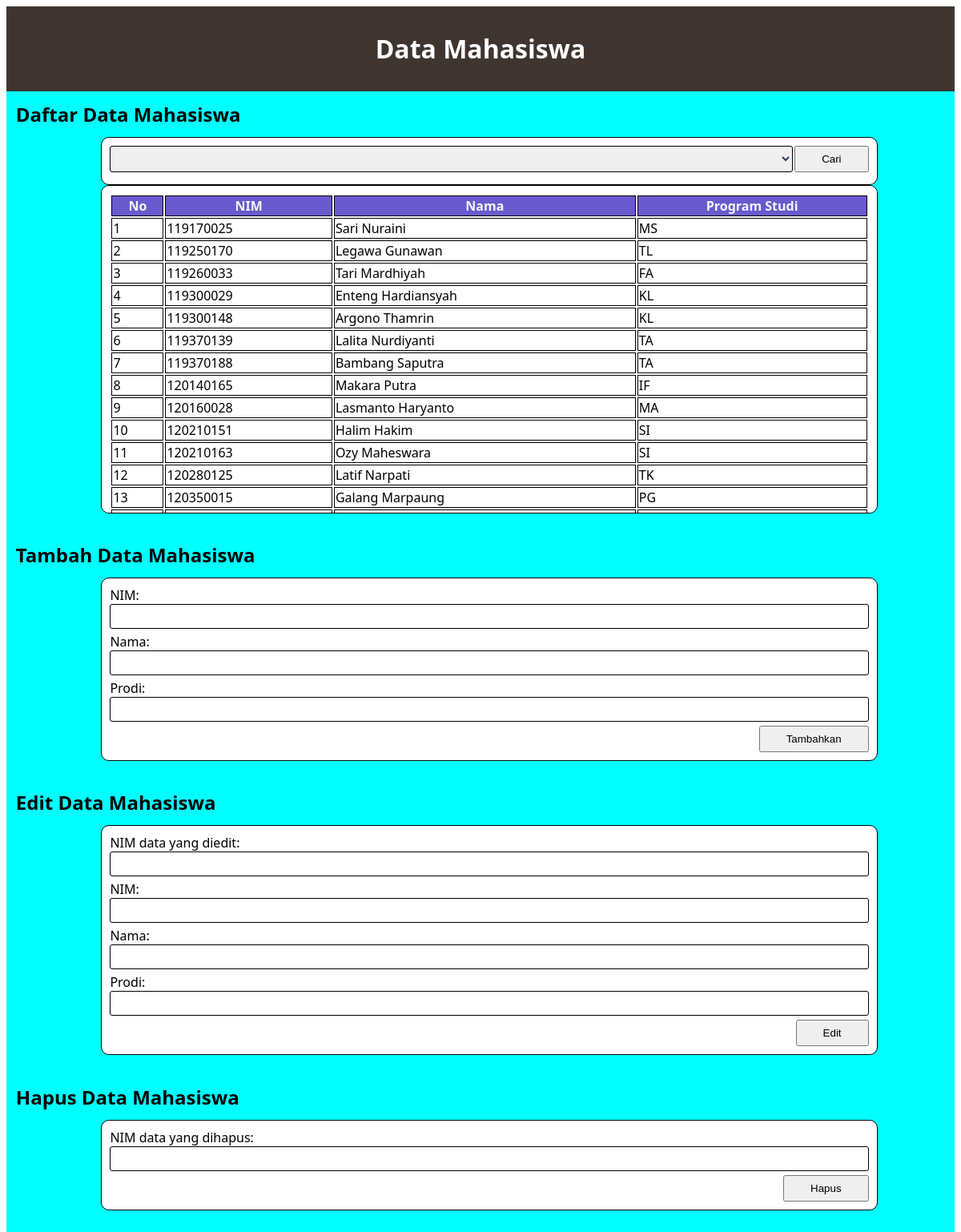
The page / on the database its author committed.
### tables this page shows
CREATE TABLE `mhs` (
  `nim` int(9) NOT NULL,
  `nama` varchar(100) NOT NULL,
  `prodi` varchar(2) NOT NULL
);

### index.php (the view, shortened to what this page needs)
<!DOCTYPE html>
<html lang="en">
<head>
    <link rel="stylesheet" href="style.css" />
</head>
<body>
    <div class="all">
        <div class="header">
            <h1>Data Mahasiswa</h1>
        </div>
        <div class="post">
            <h2>Daftar Data Mahasiswa</h2>
            <div class="post">
            <div class="form">
                <form action="" method="get">
                    <select name="search" class="in2" />
                        <option value=""></option>
                        <option value="AR">Arsitektur (AR)</option>
                    <input type="submit" class="btn1" value="Cari">
                </form>
            </div>
            <div class="hasil">
                <table>
                    <div class="stick">
                        <tr>
                            <th>No</th>
                            <th>NIM</th>
                            <th>Nama</th>
                            <th>Program Studi</th>
                        </tr>
                    </div>
                    <?php
                    include 'koneksi.php';
                    $no = 1;
                    if (isset($_GET['search'])) {
                        $code = $_GET['search'];
                        $data = mysqli_query($conn, "SELECT * FROM mhs WHERE prodi LIKE '%".$code."%' ORDER BY nim asc");
                    } else {
                        $data = mysqli_query($conn, 'SELECT * FROM mhs');
                    }
                    while ($show = mysqli_fetch_array($data)) {
                        echo "
                        <tr>
                            <td>$no</td>
                            <td>$show[nim]</td>
                            <td>$show[nama]</td>
                            <td>$show[prodi]</td>
                        </tr>
                        ";
                        $no++;
                    };
                    ?>
                </table>
            </div>
        </div>
        <div class="post">
            <h2>Tambah Data Mahasiswa</h2>
            <div class="form">
                <form action="" method="post">
                    <label for="nim" class="lbl">NIM:</label>
                    <input type="text" name="nim" maxlength="9" class="in1" required><br>
                    <label for="nama">Nama:</label>
                    <input type="text" name="nama" maxlength="50" class="in1" required><br>
                    <label for="prodi">Prodi:</label>
                    <input type="text" name="prodi" maxlength="2" class="in1" required><br>
                    <input type="submit" class="btn1" value="Tambahkan">
                </form>
            </div>
        </div>
        <div class="post">
            <h2>Edit Data Mahasiswa</h2>
            <div class="form">
                <form action="" method="post">
                    <label for="edit">NIM data yang diedit:</label>
                    <input type="text" name="edit" maxlength="9" class="in1" required><br>
                    <label for="nim">NIM:</label>
                    <input type="text" name="nim" maxlength="9" class="in1" required><br>
                    <label for="nama">Nama:</label>
                    <input type="text" name="nama" maxlength="50" class="in1" required><br>
                    <label for="prodi">Prodi:</label>
                    <input type="text" name="prodi" maxlength="2" class="in1" required><br>
                    <input type="submit" value="Edit" class="btn1"/>
                </form>
            </div>
        </div>
        <div class="post">
            <h2>Hapus Data Mahasiswa</h2>
            <div class="form">
                <form action="" method="get">
                    <label for="del">NIM data yang dihapus:</label>
                    <input type="text" name="del" maxlength="9" class="in1" required><br>
                    <input type="submit" class="btn1" value="Hapus">
                </form>
            </div>
        </div>
    </div>
</body>
</html>

### style.css (style rules this page uses)
.all { font-family: system-ui, -apple-system, BlinkMacSystemFont, 'Segoe UI', Roboto, Oxygen, Ubuntu, Cantarell, 'Open Sans', 'Helvetica Neue', sans-serif; background-color: aqua; }
.header { background-color: rgb(63, 53, 48); position: static; color: white; padding: 10px; text-align: center; }
.post { width: 100%; height: auto; padding-bottom: 2%; }
.hasil { padding: 10px; width: 80%; height: 48.5dvh; margin: 0% 10%; border: 1px solid black; background-color: white; border-radius: 10px; overflow: scroll; }
table { width: 100%; }
th, td { border: 1px solid black; border-collapse: collapse; }
th { background-color: slateblue; color: aliceblue; }
.stick { position: sticky; top: 0; }
.form { padding: 10px; width: 80%; margin: 0% 10%; border: 1px solid black; background-color: white; border-radius: 10px; }
label { text-align: right; align-items: end; }
.in1 { padding: 7px; border: 1px solid #ccc; border-radius: 3px; margin-bottom: 5px; width: 100%; box-sizing: border-box; font-size: 13px; border: 0.5px solid black; }
.in2 { padding: 7px; border: 1px solid #ccc; border-radius: 3px; margin: auto; margin-bottom: 5px; width: 90%; box-sizing: border-box; color: #2C3E50; font-size: 13px; border: 0.5px solid black; }
.btn1 { padding: 7px 32px; float: right; }
form { align-items: center; overflow: hidden; }
h2 { margin: 1%; padding: 0; }

### rows shown on the page
mhs: nim "119170025", nama "Sari Nuraini", prodi "MS"
mhs: nim "119250170", nama "Legawa Gunawan", prodi "TL"
mhs: nim "119260033", nama "Tari Mardhiyah", prodi "FA"
mhs: nim "119300029", nama "Enteng Hardiansyah", prodi "KL"
mhs: nim "119300148", nama "Argono Thamrin", prodi "KL"
mhs: nim "119370139", nama "Lalita Nurdiyanti", prodi "TA"
mhs: nim "119370188", nama "Bambang Saputra", prodi "TA"
mhs: nim "120140165", nama "Makara Putra", prodi "IF"
mhs: nim "120160028", nama "Lasmanto Haryanto", prodi "MA"
mhs: nim "120210151", nama "Halim Hakim", prodi "SI"
mhs: nim "120210163", nama "Ozy Maheswara", prodi "SI"
mhs: nim "120280125", nama "Latif Narpati", prodi "TK"
mhs: nim "120350015", nama "Galang Marpaung", prodi "PG"
